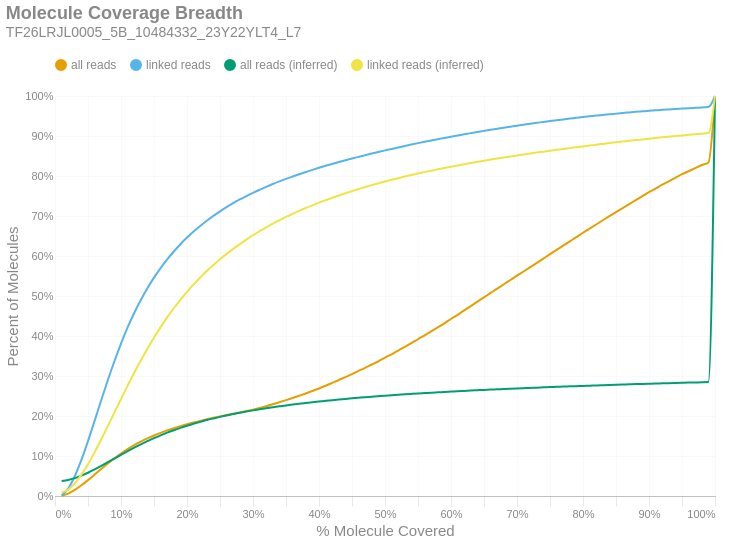

Notebook code cell kept with this figure:
### Markdown cell above
### Molecule Read Coverage
This chart shows molecule coverage breadth as computed by the number of bases aligned to that molecule. In other words, "*how much of each unique long molecule is actually sequenced/aligned?*" Keep in mind there is a distinction between sequences and alignments, since some sequences belonging to a particular molecule may not align well and wouldn't appear in the alignment data. This chart also shows molecule coverage breadth as computed by the *inferred fragment* from which the aligned sequences originate. Unlike read coverage, this calculation takes into account the total insert size, including unsequenced gaps between the forward and reverse reads. Like the previous figures, these are cumulative percents.

### Code cell
if SKIPLR:
    print_html(f"Skipped")
else:
    binned_df = consolidated_hist(valids['coverage_bp'], mask, 0.01, True)
    binned_df_inf = consolidated_hist(valids['coverage_inserts'], mask, 0.01, True)
    binned_df = binned_df.with_columns(pl.lit(binned_df_inf['all reads (cumsum)']).alias('all reads (inferred)'))
    binned_df = binned_df.with_columns(pl.lit(binned_df_inf['linked reads (cumsum)']).alias('linked reads (inferred)'))
    binned_df = binned_df.with_columns(
        (pl.col('bin').cast(pl.Float64) + 0.01).alias('right_edge')
    )

    with SafeRender(binned_df):
        (
            density_plot(binned_df, 'Molecule Coverage Breadth', samplename, 'molcov', ['all reads (inferred)','linked reads (inferred)'])
            .encode(
                #x=alt.X('bin:Q', title="% Molecule Covered").axis(format = '%').scale(padding=0),
                x=alt.X('right_edge:Q', title="% Molecule Covered").axis(format='%').scale(padding=0),
                y=alt.Y('value:Q', title='Percent of Molecules')
                    .axis(format='%')
                    .stack(False)
                    .scale(domainMin=0, padding=0),
                color=alt.Color("key:N").scale(domain = ["all reads", "linked reads", "all reads (inferred)", "linked reads (inferred)"]),
                tooltip = [
                    alt.Tooltip("key:N", title = "Data Type"),
                    alt.Tooltip("range_label:N", title="% Molecule Covered"),
                    alt.Tooltip("value:Q", format = ".2%", title="% Molecules")
                ]
            )
        ).display()

### Figure 1 — Vega-Lite specification as saved in the notebook (floating-point values rounded to 4 significant figures)
{"width": "container", "height": 400, "config": {"title": {"anchor": "start", "dy": -15, "fontSize": 18, "color": "#888888", "subtitleColor": "#888888", "subtitleFontSize": 14}, "arc": {"fill": "#0072B2"}, "axis": {"domainColor": "#888888", "domainWidth": 0.5, "gridWidth": 0.2, "grid": false, "titleFontWeight": 400, "titleFontSize": 15, "labelFontSize": 11, "labelColor": "#888888", "tickColor": "#888888", "tickWidth": 0.2, "titleColor": "#888888"}, "axisBand": {"grid": false}, "axisX": {"grid": true, "tickSize": 10, "domainCap": "round"}, "axisY": {"domain": false, "grid": true, "tickSize": 0, "domainCap": "round"}, "background": "transparent", "header": {"labelFontSize": 15, "labelColor": "#888888", "titleFontSize": 15, "titleFontWeight": 600, "titleColor": "#888888"}, "legend": {"labelFont": "sans-serif", "labelFontSize": 12, "labelColor": "#888888", "symbolSize": 100, "symbolType": "circle", "titleFontSize": 12, "titlePadding": 10, "titleColor": "#888888", "title": null, "orient": "top"}, "range": {"category": ["#E69F00", "#56B4E9", "#009E73", "#F0E442", "#0072B2", "#D55E00", "#CC79A7", "#000000"], "diverging": ["#cfe8f3", "#a2d4ec", "#73bfe2", "#46abdb", "#1696d2", "#12719e"]}, "area": {"fill": "#0072B2", "fillOpacity": 0.7, "line": true, "strokeOpacity": 0.7}, "line": {"color": "#0072B2", "stroke": "#0072B2", "strokeWidth": 2}, "trail": {"color": "#0072B2", "stroke": "#0072B2", "strokeWidth": 0, "size": 1}, "point": {"filled": true, "fillOpacity": 1.0, "size": 95}, "text": {"color": "#888888", "fontSize": 11, "align": "right", "fontWeight": 400, "size": 11}, "bar": {"fill": "#0072B2", "stroke": null}, "view": {"stroke": null, "continuousWidth": 660, "continuousHeight": 400}}, "data": {"name": "data-65772135593713beeb9e1d030a89137a"}, "mark": {"type": "line", "interpolate": "monotone", "point": {"opacity": 0, "size": 275}}, "encoding": {"color": {"field": "key", "scale": {"domain": ["all reads", "linked reads", "all reads (inferred)", "linked reads (inferred)"]}, "type": "nominal"}, "tooltip": [{"field": "key", "title": "Data Type", "type": "nominal"}, {"field": "range_label", "title": "% Molecule Covered", "type": "nominal"}, {"field": "value", "format": ".2%", "title": "% Molecules", "type": "quantitative"}], "x": {"axis": {"format": "%"}, "field": "right_edge", "scale": {"padding": 0}, "title": "% Molecule Covered", "type": "quantitative"}, "y": {"axis": {"format": "%"}, "field": "value", "scale": {"domainMin": 0, "padding": 0}, "stack": false, "title": "Percent of Molecules", "type": "quantitative"}}, "params": [{"name": "param_c36ac31b6afebe62", "select": {"type": "point", "fields": ["key"]}, "bind": "legend"}], "title": {"text": "Molecule Coverage Breadth", "subtitle": "TF26LRJL0005_5B_10484332_23Y22YLT4_L7"}, "transform": [{"fold": ["all reads (cumsum)", "linked reads (cumsum)", "all reads (inferred)", "linked reads (inferred)"]}, {"calculate": "replace(datum.key, ' (cumsum)', '')", "as": "key"}, {"filter": {"param": "param_c36ac31b6afebe62"}}], "usermeta": {"embedOptions": {"downloadFileName": "TF26LRJL0005_5B_10484332_23Y22YLT4_L7.molcov"}}, "$schema": "https://vega.github.io/schema/vega-lite/v6.4.1.json", "datasets": {"data-65772135593713beeb9e1d030a89137a": [{"bin": "0.0", "interval": "0.0-0.01", "all reads": 0.0006379, "linked reads": 0.001347, "all reads (cumsum)": 0.0006379, "linked reads (cumsum)": 0.001347, "range_label": "0.0-0.01", "all reads (inferred)": 0.03763, "linked reads (inferred)": 0.008869, "right_edge": 0.01}, {"bin": "0.01", "interval": "0.01-0.02", "all reads": 0.005441, "linked reads": 0.01708, "all reads (cumsum)": 0.006079, "linked reads (cumsum)": 0.01843, "range_label": "0.01-0.02", "all reads (inferred)": 0.04001, "linked reads (inferred)": 0.01602, "right_edge": 0.02}, {"bin": "0.02", "interval": "0.02-0.03", "all reads": 0.009233, "linked reads": 0.03149, "all reads (cumsum)": 0.01531, "linked reads (cumsum)": 0.04991, "range_label": "0.02-0.03", "all reads (inferred)": 0.0446, "linked reads (inferred)": 0.03156, "right_edge": 0.03}, {"bin": "0.03", "interval": "0.03-0.04", "all reads": 0.01139, "linked reads": 0.04049, "all reads (cumsum)": 0.0267, "linked reads (cumsum)": 0.0904, "range_label": "0.03-0.04", "all reads (inferred)": 0.05084, "linked reads (inferred)": 0.05339, "right_edge": 0.04}, {"bin": "0.04", "interval": "0.04-0.05", "all reads": 0.01296, "linked reads": 0.04686, "all reads (cumsum)": 0.03966, "linked reads (cumsum)": 0.1373, "range_label": "0.04-0.05", "all reads (inferred)": 0.05817, "linked reads (inferred)": 0.0794, "right_edge": 0.05}, {"bin": "0.05", "interval": "0.05-0.06", "all reads": 0.01384, "linked reads": 0.05044, "all reads (cumsum)": 0.0535, "linked reads (cumsum)": 0.1877, "range_label": "0.05-0.06", "all reads (inferred)": 0.06641, "linked reads (inferred)": 0.1091, "right_edge": 0.06}, {"bin": "0.06", "interval": "0.06-0.07", "all reads": 0.01411, "linked reads": 0.05167, "all reads (cumsum)": 0.0676, "linked reads (cumsum)": 0.2394, "range_label": "0.06-0.07", "all reads (inferred)": 0.07525, "linked reads (inferred)": 0.1411, "right_edge": 0.07}, {"bin": "0.07", "interval": "0.07-0.08", "all reads": 0.01363, "linked reads": 0.05007, "all reads (cumsum)": 0.08123, "linked reads (cumsum)": 0.2895, "range_label": "0.07-0.08", "all reads (inferred)": 0.08446, "linked reads (inferred)": 0.1747, "right_edge": 0.08}, {"bin": "0.08", "interval": "0.08-0.09", "all reads": 0.01292, "linked reads": 0.04743, "all reads (cumsum)": 0.09415, "linked reads (cumsum)": 0.3369, "range_label": "0.08-0.09", "all reads (inferred)": 0.09367, "linked reads (inferred)": 0.2085, "right_edge": 0.09}, {"bin": "0.09", "interval": "0.09-0.1", "all reads": 0.012, "linked reads": 0.0441, "all reads (cumsum)": 0.1062, "linked reads (cumsum)": 0.381, "range_label": "0.09-0.1", "all reads (inferred)": 0.1029, "linked reads (inferred)": 0.2423, "right_edge": 0.1}, {"bin": "0.1", "interval": "0.1-0.11", "all reads": 0.011, "linked reads": 0.04033, "all reads (cumsum)": 0.1172, "linked reads (cumsum)": 0.4213, "range_label": "0.1-0.11", "all reads (inferred)": 0.112, "linked reads (inferred)": 0.2759, "right_edge": 0.11}, {"bin": "0.11", "interval": "0.11-0.12", "all reads": 0.009898, "linked reads": 0.0363, "all reads (cumsum)": 0.1271, "linked reads (cumsum)": 0.4576, "range_label": "0.11-0.12", "all reads (inferred)": 0.1208, "linked reads (inferred)": 0.308, "right_edge": 0.12}, {"bin": "0.12", "interval": "0.12-0.13", "all reads": 0.008854, "linked reads": 0.03234, "all reads (cumsum)": 0.1359, "linked reads (cumsum)": 0.49, "range_label": "0.12-0.13", "all reads (inferred)": 0.1291, "linked reads (inferred)": 0.3387, "right_edge": 0.13}, {"bin": "0.13", "interval": "0.13-0.14", "all reads": 0.008081, "linked reads": 0.02947, "all reads (cumsum)": 0.144, "linked reads (cumsum)": 0.5194, "range_label": "0.13-0.14", "all reads (inferred)": 0.1371, "linked reads (inferred)": 0.3682, "right_edge": 0.14}, {"bin": "0.14", "interval": "0.14-0.15", "all reads": 0.007289, "linked reads": 0.02653, "all reads (cumsum)": 0.1513, "linked reads (cumsum)": 0.5459, "range_label": "0.14-0.15", "all reads (inferred)": 0.1446, "linked reads (inferred)": 0.396, "right_edge": 0.15}, {"bin": "0.15", "interval": "0.15-0.16", "all reads": 0.006644, "linked reads": 0.02395, "all reads (cumsum)": 0.1579, "linked reads (cumsum)": 0.5699, "range_label": "0.15-0.16", "all reads (inferred)": 0.1517, "linked reads (inferred)": 0.4221, "right_edge": 0.16}, {"bin": "0.16", "interval": "0.16-0.17", "all reads": 0.006013, "linked reads": 0.02162, "all reads (cumsum)": 0.1639, "linked reads (cumsum)": 0.5915, "range_label": "0.16-0.17", "all reads (inferred)": 0.1584, "linked reads (inferred)": 0.4467, "right_edge": 0.17}, {"bin": "0.17", "interval": "0.17-0.18", "all reads": 0.005522, "linked reads": 0.01975, "all reads (cumsum)": 0.1695, "linked reads (cumsum)": 0.6113, "range_label": "0.17-0.18", "all reads (inferred)": 0.1645, "linked reads (inferred)": 0.4693, "right_edge": 0.18}, {"bin": "0.18", "interval": "0.18-0.19", "all reads": 0.005134, "linked reads": 0.01823, "all reads (cumsum)": 0.1746, "linked reads (cumsum)": 0.6295, "range_label": "0.18-0.19", "all reads (inferred)": 0.1703, "linked reads (inferred)": 0.4905, "right_edge": 0.19}, {"bin": "0.19", "interval": "0.19-0.2", "all reads": 0.004725, "linked reads": 0.01656, "all reads (cumsum)": 0.1793, "linked reads (cumsum)": 0.6461, "range_label": "0.19-0.2", "all reads (inferred)": 0.1756, "linked reads (inferred)": 0.5103, "right_edge": 0.2}, {"bin": "0.2", "interval": "0.2-0.21", "all reads": 0.004417, "linked reads": 0.01532, "all reads (cumsum)": 0.1837, "linked reads (cumsum)": 0.6614, "range_label": "0.2-0.21", "all reads (inferred)": 0.1807, "linked reads (inferred)": 0.529, "right_edge": 0.21}, {"bin": "0.21", "interval": "0.21-0.22", "all reads": 0.004067, "linked reads": 0.01384, "all reads (cumsum)": 0.1878, "linked reads (cumsum)": 0.6752, "range_label": "0.21-0.22", "all reads (inferred)": 0.1853, "linked reads (inferred)": 0.5461, "right_edge": 0.22}, {"bin": "0.22", "interval": "0.22-0.23", "all reads": 0.003884, "linked reads": 0.01289, "all reads (cumsum)": 0.1917, "linked reads (cumsum)": 0.6881, "range_label": "0.22-0.23", "all reads (inferred)": 0.1898, "linked reads (inferred)": 0.5627, "right_edge": 0.23}, {"bin": "0.23", "interval": "0.23-0.24", "all reads": 0.003735, "linked reads": 0.0121, "all reads (cumsum)": 0.1954, "linked reads (cumsum)": 0.7002, "range_label": "0.23-0.24", "all reads (inferred)": 0.1939, "linked reads (inferred)": 0.5777, "right_edge": 0.24}, {"bin": "0.24", "interval": "0.24-0.25", "all reads": 0.003612, "linked reads": 0.01141, "all reads (cumsum)": 0.199, "linked reads (cumsum)": 0.7116, "range_label": "0.24-0.25", "all reads (inferred)": 0.1978, "linked reads (inferred)": 0.5921, "right_edge": 0.25}, {"bin": "0.25", "interval": "0.25-0.26", "all reads": 0.003367, "linked reads": 0.01052, "all reads (cumsum)": 0.2024, "linked reads (cumsum)": 0.7221, "range_label": "0.25-0.26", "all reads (inferred)": 0.2014, "linked reads (inferred)": 0.6053, "right_edge": 0.26}, {"bin": "0.26", "interval": "0.26-0.27", "all reads": 0.003329, "linked reads": 0.009962, "all reads (cumsum)": 0.2057, "linked reads (cumsum)": 0.7321, "range_label": "0.26-0.27", "all reads (inferred)": 0.2048, "linked reads (inferred)": 0.6179, "right_edge": 0.27}, {"bin": "0.27", "interval": "0.27-0.28", "all reads": 0.003251, "linked reads": 0.009223, "all reads (cumsum)": 0.209, "linked reads (cumsum)": 0.7413, "range_label": "0.27-0.28", "all reads (inferred)": 0.2081, "linked reads (inferred)": 0.6298, "right_edge": 0.28}, {"bin": "0.28", "interval": "0.28-0.29", "all reads": 0.003304, "linked reads": 0.008515, "all reads (cumsum)": 0.2123, "linked reads (cumsum)": 0.7498, "range_label": "0.28-0.29", "all reads (inferred)": 0.2111, "linked reads (inferred)": 0.6411, "right_edge": 0.29}, {"bin": "0.29", "interval": "0.29-0.3", "all reads": 0.00372, "linked reads": 0.008088, "all reads (cumsum)": 0.216, "linked reads (cumsum)": 0.7579, "range_label": "0.29-0.3", "all reads (inferred)": 0.2141, "linked reads (inferred)": 0.6519, "right_edge": 0.3}, {"bin": "0.3", "interval": "0.3-0.31", "all reads": 0.004059, "linked reads": 0.007657, "all reads (cumsum)": 0.2201, "linked reads (cumsum)": 0.7656, "range_label": "0.3-0.31", "all reads (inferred)": 0.2168, "linked reads (inferred)": 0.662, "right_edge": 0.31}, {"bin": "0.31", "interval": "0.31-0.32", "all reads": 0.004513, "linked reads": 0.007434, "all reads (cumsum)": 0.2246, "linked reads (cumsum)": 0.773, "range_label": "0.31-0.32", "all reads (inferred)": 0.2195, "linked reads (inferred)": 0.6717, "right_edge": 0.32}, {"bin": "0.32", "interval": "0.32-0.33", "all reads": 0.00485, "linked reads": 0.006971, "all reads (cumsum)": 0.2294, "linked reads (cumsum)": 0.78, "range_label": "0.32-0.33", "all reads (inferred)": 0.222, "linked reads (inferred)": 0.681, "right_edge": 0.33}, {"bin": "0.33", "interval": "0.33-0.34", "all reads": 0.005015, "linked reads": 0.006557, "all reads (cumsum)": 0.2344, "linked reads (cumsum)": 0.7865, "range_label": "0.33-0.34", "all reads (inferred)": 0.2243, "linked reads (inferred)": 0.6894, "right_edge": 0.34}, {"bin": "0.34", "interval": "0.34-0.35", "all reads": 0.005252, "linked reads": 0.006233, "all reads (cumsum)": 0.2397, "linked reads (cumsum)": 0.7928, "range_label": "0.34-0.35", "all reads (inferred)": 0.2265, "linked reads (inferred)": 0.6977, "right_edge": 0.35}, {"bin": "0.35", "interval": "0.35-0.36", "all reads": 0.005413, "linked reads": 0.00594, "all reads (cumsum)": 0.2451, "linked reads (cumsum)": 0.7987, "range_label": "0.35-0.36", "all reads (inferred)": 0.2287, "linked reads (inferred)": 0.7054, "right_edge": 0.36}, {"bin": "0.36", "interval": "0.36-0.37", "all reads": 0.005583, "linked reads": 0.0058, "all reads (cumsum)": 0.2507, "linked reads (cumsum)": 0.8045, "range_label": "0.36-0.37", "all reads (inferred)": 0.2307, "linked reads (inferred)": 0.7129, "right_edge": 0.37}, {"bin": "0.37", "interval": "0.37-0.38", "all reads": 0.005709, "linked reads": 0.005585, "all reads (cumsum)": 0.2564, "linked reads (cumsum)": 0.8101, "range_label": "0.37-0.38", "all reads (inferred)": 0.2326, "linked reads (inferred)": 0.72, "right_edge": 0.38}, {"bin": "0.38", "interval": "0.38-0.39", "all reads": 0.00599, "linked reads": 0.005241, "all reads (cumsum)": 0.2624, "linked reads (cumsum)": 0.8153, "range_label": "0.38-0.39", "all reads (inferred)": 0.2345, "linked reads (inferred)": 0.7267, "right_edge": 0.39}, {"bin": "0.39", "interval": "0.39-0.4", "all reads": 0.006404, "linked reads": 0.005162, "all reads (cumsum)": 0.2688, "linked reads (cumsum)": 0.8205, "range_label": "0.39-0.4", "all reads (inferred)": 0.2363, "linked reads (inferred)": 0.7333, "right_edge": 0.4}, {"bin": "0.4", "interval": "0.4-0.41", "all reads": 0.006772, "linked reads": 0.00496, "all reads (cumsum)": 0.2756, "linked reads (cumsum)": 0.8255, "range_label": "0.4-0.41", "all reads (inferred)": 0.238, "linked reads (inferred)": 0.7395, "right_edge": 0.41}, {"bin": "0.41", "interval": "0.41-0.42", "all reads": 0.007161, "linked reads": 0.004743, "all reads (cumsum)": 0.2827, "linked reads (cumsum)": 0.8302, "range_label": "0.41-0.42", "all reads (inferred)": 0.2397, "linked reads (inferred)": 0.7456, "right_edge": 0.42}, {"bin": "0.42", "interval": "0.42-0.43", "all reads": 0.007278, "linked reads": 0.004585, "all reads (cumsum)": 0.29, "linked reads (cumsum)": 0.8348, "range_label": "0.42-0.43", "all reads (inferred)": 0.2412, "linked reads (inferred)": 0.7514, "right_edge": 0.43}, {"bin": "0.43", "interval": "0.43-0.44", "all reads": 0.007331, "linked reads": 0.004441, "all reads (cumsum)": 0.2973, "linked reads (cumsum)": 0.8392, "range_label": "0.43-0.44", "all reads (inferred)": 0.2428, "linked reads (inferred)": 0.7569, "right_edge": 0.44}, {"bin": "0.44", "interval": "0.44-0.45", "all reads": 0.007582, "linked reads": 0.004338, "all reads (cumsum)": 0.3049, "linked reads (cumsum)": 0.8436, "range_label": "0.44-0.45", "all reads (inferred)": 0.2442, "linked reads (inferred)": 0.7622, "right_edge": 0.45}, {"bin": "0.45", "interval": "0.45-0.46", "all reads": 0.007789, "linked reads": 0.004237, "all reads (cumsum)": 0.3127, "linked reads (cumsum)": 0.8478, "range_label": "0.45-0.46", "all reads (inferred)": 0.2456, "linked reads (inferred)": 0.7673, "right_edge": 0.46}, {"bin": "0.46", "interval": "0.46-0.47", "all reads": 0.007812, "linked reads": 0.004185, "all reads (cumsum)": 0.3205, "linked reads (cumsum)": 0.852, "range_label": "0.46-0.47", "all reads (inferred)": 0.247, "linked reads (inferred)": 0.7724, "right_edge": 0.47}, {"bin": "0.47", "interval": "0.47-0.48", "all reads": 0.008213, "linked reads": 0.004064, "all reads (cumsum)": 0.3287, "linked reads (cumsum)": 0.8561, "range_label": "0.47-0.48", "all reads (inferred)": 0.2483, "linked reads (inferred)": 0.7772, "right_edge": 0.48}, {"bin": "0.48", "interval": "0.48-0.49", "all reads": 0.008076, "linked reads": 0.003953, "all reads (cumsum)": 0.3368, "linked reads (cumsum)": 0.86, "range_label": "0.48-0.49", "all reads (inferred)": 0.2496, "linked reads (inferred)": 0.7817, "right_edge": 0.49}, {"bin": "0.49", "interval": "0.49-0.5", "all reads": 0.009261, "linked reads": 0.004053, "all reads (cumsum)": 0.3461, "linked reads (cumsum)": 0.8641, "range_label": "0.49-0.5", "all reads (inferred)": 0.2508, "linked reads (inferred)": 0.7862, "right_edge": 0.5}, {"bin": "0.5", "interval": "0.5-0.51", "all reads": 0.008159, "linked reads": 0.003639, "all reads (cumsum)": 0.3542, "linked reads (cumsum)": 0.8677, "range_label": "0.5-0.51", "all reads (inferred)": 0.252, "linked reads (inferred)": 0.7905, "right_edge": 0.51}, {"bin": "0.51", "interval": "0.51-0.52", "all reads": 0.00937, "linked reads": 0.003751, "all reads (cumsum)": 0.3636, "linked reads (cumsum)": 0.8715, "range_label": "0.51-0.52", "all reads (inferred)": 0.2531, "linked reads (inferred)": 0.7946, "right_edge": 0.52}, {"bin": "0.52", "interval": "0.52-0.53", "all reads": 0.009237, "linked reads": 0.003636, "all reads (cumsum)": 0.3728, "linked reads (cumsum)": 0.8751, "range_label": "0.52-0.53", "all reads (inferred)": 0.2542, "linked reads (inferred)": 0.7986, "right_edge": 0.53}, {"bin": "0.53", "interval": "0.53-0.54", "all reads": 0.009537, "linked reads": 0.003562, "all reads (cumsum)": 0.3824, "linked reads (cumsum)": 0.8787, "range_label": "0.53-0.54", "all reads (inferred)": 0.2553, "linked reads (inferred)": 0.8025, "right_edge": 0.54}, {"bin": "0.54", "interval": "0.54-0.55", "all reads": 0.009518, "linked reads": 0.003478, "all reads (cumsum)": 0.3919, "linked reads (cumsum)": 0.8821, "range_label": "0.54-0.55", "all reads (inferred)": 0.2563, "linked reads (inferred)": 0.8062, "right_edge": 0.55}, {"bin": "0.55", "interval": "0.55-0.56", "all reads": 0.009911, "linked reads": 0.003418, "all reads (cumsum)": 0.4018, "linked reads (cumsum)": 0.8856, "range_label": "0.55-0.56", "all reads (inferred)": 0.2573, "linked reads (inferred)": 0.8098, "right_edge": 0.56}, {"bin": "0.56", "interval": "0.56-0.57", "all reads": 0.009761, "linked reads": 0.003303, "all reads (cumsum)": 0.4116, "linked reads (cumsum)": 0.8889, "range_label": "0.56-0.57", "all reads (inferred)": 0.2583, "linked reads (inferred)": 0.8133, "right_edge": 0.57}, {"bin": "0.57", "interval": "0.57-0.58", "all reads": 0.009937, "linked reads": 0.003164, "all reads (cumsum)": 0.4215, "linked reads (cumsum)": 0.892, "range_label": "0.57-0.58", "all reads (inferred)": 0.2592, "linked reads (inferred)": 0.8167, "right_edge": 0.58}, {"bin": "0.58", "interval": "0.58-0.59", "all reads": 0.01026, "linked reads": 0.003138, "all reads (cumsum)": 0.4318, "linked reads (cumsum)": 0.8952, "range_label": "0.58-0.59", "all reads (inferred)": 0.2602, "linked reads (inferred)": 0.8201, "right_edge": 0.59}, {"bin": "0.59", "interval": "0.59-0.6", "all reads": 0.01076, "linked reads": 0.003076, "all reads (cumsum)": 0.4425, "linked reads (cumsum)": 0.8982, "range_label": "0.59-0.6", "all reads (inferred)": 0.2611, "linked reads (inferred)": 0.8232, "right_edge": 0.6}, {"bin": "0.6", "interval": "0.6-0.61", "all reads": 0.01047, "linked reads": 0.002967, "all reads (cumsum)": 0.453, "linked reads (cumsum)": 0.9012, "range_label": "0.6-0.61", "all reads (inferred)": 0.2619, "linked reads (inferred)": 0.8264, "right_edge": 0.61}, {"bin": "0.61", "interval": "0.61-0.62", "all reads": 0.01112, "linked reads": 0.003055, "all reads (cumsum)": 0.4641, "linked reads (cumsum)": 0.9043, "range_label": "0.61-0.62", "all reads (inferred)": 0.2628, "linked reads (inferred)": 0.8295, "right_edge": 0.62}, {"bin": "0.62", "interval": "0.62-0.63", "all reads": 0.01077, "linked reads": 0.002921, "all reads (cumsum)": 0.4749, "linked reads (cumsum)": 0.9072, "range_label": "0.62-0.63", "all reads (inferred)": 0.2636, "linked reads (inferred)": 0.8326, "right_edge": 0.63}, {"bin": "0.63", "interval": "0.63-0.64", "all reads": 0.01088, "linked reads": 0.00281, "all reads (cumsum)": 0.4857, "linked reads (cumsum)": 0.91, "range_label": "0.63-0.64", "all reads (inferred)": 0.2645, "linked reads (inferred)": 0.8354, "right_edge": 0.64}, {"bin": "0.64", "interval": "0.64-0.65", "all reads": 0.01076, "linked reads": 0.002858, "all reads (cumsum)": 0.4965, "linked reads (cumsum)": 0.9128, "range_label": "0.64-0.65", "all reads (inferred)": 0.2653, "linked reads (inferred)": 0.8383, "right_edge": 0.65}, {"bin": "0.65", "interval": "0.65-0.66", "all reads": 0.01119, "linked reads": 0.002774, "all reads (cumsum)": 0.5077, "linked reads (cumsum)": 0.9156, "range_label": "0.65-0.66", "all reads (inferred)": 0.266, "linked reads (inferred)": 0.841, "right_edge": 0.66}, {"bin": "0.66", "interval": "0.66-0.67", "all reads": 0.01067, "linked reads": 0.002575, "all reads (cumsum)": 0.5184, "linked reads (cumsum)": 0.9182, "range_label": "0.66-0.67", "all reads (inferred)": 0.2667, "linked reads (inferred)": 0.8436, "right_edge": 0.67}, {"bin": "0.67", "interval": "0.67-0.68", "all reads": 0.01091, "linked reads": 0.002686, "all reads (cumsum)": 0.5293, "linked reads (cumsum)": 0.9209, "range_label": "0.67-0.68", "all reads (inferred)": 0.2675, "linked reads (inferred)": 0.8463, "right_edge": 0.68}, {"bin": "0.68", "interval": "0.68-0.69", "all reads": 0.01076, "linked reads": 0.00247, "all reads (cumsum)": 0.54, "linked reads (cumsum)": 0.9233, "range_label": "0.68-0.69", "all reads (inferred)": 0.2682, "linked reads (inferred)": 0.8488, "right_edge": 0.69}, {"bin": "0.69", "interval": "0.69-0.7", "all reads": 0.01084, "linked reads": 0.002504, "all reads (cumsum)": 0.5509, "linked reads (cumsum)": 0.9259, "range_label": "0.69-0.7", "all reads (inferred)": 0.2689, "linked reads (inferred)": 0.8513, "right_edge": 0.7}, {"bin": "0.7", "interval": "0.7-0.71", "all reads": 0.01046, "linked reads": 0.002369, "all reads (cumsum)": 0.5613, "linked reads (cumsum)": 0.9282, "range_label": "0.7-0.71", "all reads (inferred)": 0.2696, "linked reads (inferred)": 0.8538, "right_edge": 0.71}, {"bin": "0.71", "interval": "0.71-0.72", "all reads": 0.01068, "linked reads": 0.002402, "all reads (cumsum)": 0.572, "linked reads (cumsum)": 0.9306, "range_label": "0.71-0.72", "all reads (inferred)": 0.2703, "linked reads (inferred)": 0.8562, "right_edge": 0.72}, {"bin": "0.72", "interval": "0.72-0.73", "all reads": 0.01085, "linked reads": 0.002296, "all reads (cumsum)": 0.5829, "linked reads (cumsum)": 0.9329, "range_label": "0.72-0.73", "all reads (inferred)": 0.2709, "linked reads (inferred)": 0.8585, "right_edge": 0.73}, {"bin": "0.73", "interval": "0.73-0.74", "all reads": 0.01067, "linked reads": 0.00213, "all reads (cumsum)": 0.5935, "linked reads (cumsum)": 0.9351, "range_label": "0.73-0.74", "all reads (inferred)": 0.2716, "linked reads (inferred)": 0.8608, "right_edge": 0.74}, {"bin": "0.74", "interval": "0.74-0.75", "all reads": 0.01114, "linked reads": 0.002236, "all reads (cumsum)": 0.6047, "linked reads (cumsum)": 0.9373, "range_label": "0.74-0.75", "all reads (inferred)": 0.2722, "linked reads (inferred)": 0.8632, "right_edge": 0.75}, {"bin": "0.75", "interval": "0.75-0.76", "all reads": 0.01052, "linked reads": 0.002145, "all reads (cumsum)": 0.6152, "linked reads (cumsum)": 0.9394, "range_label": "0.75-0.76", "all reads (inferred)": 0.2728, "linked reads (inferred)": 0.8654, "right_edge": 0.76}, {"bin": "0.76", "interval": "0.76-0.77", "all reads": 0.01075, "linked reads": 0.002044, "all reads (cumsum)": 0.6259, "linked reads (cumsum)": 0.9415, "range_label": "0.76-0.77", "all reads (inferred)": 0.2735, "linked reads (inferred)": 0.8676, "right_edge": 0.77}, {"bin": "0.77", "interval": "0.77-0.78", "all reads": 0.0106, "linked reads": 0.001996, "all reads (cumsum)": 0.6365, "linked reads (cumsum)": 0.9435, "range_label": "0.77-0.78", "all reads (inferred)": 0.2741, "linked reads (inferred)": 0.8697, "right_edge": 0.78}, {"bin": "0.78", "interval": "0.78-0.79", "all reads": 0.01044, "linked reads": 0.001955, "all reads (cumsum)": 0.647, "linked reads (cumsum)": 0.9454, "range_label": "0.78-0.79", "all reads (inferred)": 0.2747, "linked reads (inferred)": 0.8719, "right_edge": 0.79}, {"bin": "0.79", "interval": "0.79-0.8", "all reads": 0.01116, "linked reads": 0.002006, "all reads (cumsum)": 0.6581, "linked reads (cumsum)": 0.9474, "range_label": "0.79-0.8", "all reads (inferred)": 0.2753, "linked reads (inferred)": 0.874, "right_edge": 0.8}, {"bin": "0.8", "interval": "0.8-0.81", "all reads": 0.01025, "linked reads": 0.001762, "all reads (cumsum)": 0.6684, "linked reads (cumsum)": 0.9492, "range_label": "0.8-0.81", "all reads (inferred)": 0.2759, "linked reads (inferred)": 0.876, "right_edge": 0.81}, {"bin": "0.81", "interval": "0.81-0.82", "all reads": 0.01039, "linked reads": 0.001781, "all reads (cumsum)": 0.6788, "linked reads (cumsum)": 0.951, "range_label": "0.81-0.82", "all reads (inferred)": 0.2765, "linked reads (inferred)": 0.8782, "right_edge": 0.82}, {"bin": "0.82", "interval": "0.82-0.83", "all reads": 0.01063, "linked reads": 0.001756, "all reads (cumsum)": 0.6894, "linked reads (cumsum)": 0.9527, "range_label": "0.82-0.83", "all reads (inferred)": 0.277, "linked reads (inferred)": 0.8803, "right_edge": 0.83}, {"bin": "0.83", "interval": "0.83-0.84", "all reads": 0.01027, "linked reads": 0.001629, "all reads (cumsum)": 0.6997, "linked reads (cumsum)": 0.9544, "range_label": "0.83-0.84", "all reads (inferred)": 0.2776, "linked reads (inferred)": 0.8823, "right_edge": 0.84}, {"bin": "0.84", "interval": "0.84-0.85", "all reads": 0.0101, "linked reads": 0.001582, "all reads (cumsum)": 0.7098, "linked reads (cumsum)": 0.9559, "range_label": "0.84-0.85", "all reads (inferred)": 0.2781, "linked reads (inferred)": 0.8842, "right_edge": 0.85}, {"bin": "0.85", "interval": "0.85-0.86", "all reads": 0.01006, "linked reads": 0.001595, "all reads (cumsum)": 0.7198, "linked reads (cumsum)": 0.9575, "range_label": "0.85-0.86", "all reads (inferred)": 0.2787, "linked reads (inferred)": 0.8861, "right_edge": 0.86}, {"bin": "0.86", "interval": "0.86-0.87", "all reads": 0.009867, "linked reads": 0.001416, "all reads (cumsum)": 0.7297, "linked reads (cumsum)": 0.959, "range_label": "0.86-0.87", "all reads (inferred)": 0.2792, "linked reads (inferred)": 0.8879, "right_edge": 0.87}, {"bin": "0.87", "interval": "0.87-0.88", "all reads": 0.01006, "linked reads": 0.001423, "all reads (cumsum)": 0.7397, "linked reads (cumsum)": 0.9604, "range_label": "0.87-0.88", "all reads (inferred)": 0.2797, "linked reads (inferred)": 0.8898, "right_edge": 0.88}, {"bin": "0.88", "interval": "0.88-0.89", "all reads": 0.009777, "linked reads": 0.001299, "all reads (cumsum)": 0.7495, "linked reads (cumsum)": 0.9617, "range_label": "0.88-0.89", "all reads (inferred)": 0.2802, "linked reads (inferred)": 0.8915, "right_edge": 0.89}, {"bin": "0.89", "interval": "0.89-0.9", "all reads": 0.009892, "linked reads": 0.001284, "all reads (cumsum)": 0.7594, "linked reads (cumsum)": 0.963, "range_label": "0.89-0.9", "all reads (inferred)": 0.2807, "linked reads (inferred)": 0.8933, "right_edge": 0.9}, {"bin": "0.9", "interval": "0.9-0.91", "all reads": 0.009022, "linked reads": 0.001156, "all reads (cumsum)": 0.7684, "linked reads (cumsum)": 0.9641, "range_label": "0.9-0.91", "all reads (inferred)": 0.2812, "linked reads (inferred)": 0.8951, "right_edge": 0.91}, {"bin": "0.91", "interval": "0.91-0.92", "all reads": 0.009992, "linked reads": 0.00122, "all reads (cumsum)": 0.7784, "linked reads (cumsum)": 0.9653, "range_label": "0.91-0.92", "all reads (inferred)": 0.2817, "linked reads (inferred)": 0.8967, "right_edge": 0.92}, {"bin": "0.92", "interval": "0.92-0.93", "all reads": 0.008287, "linked reads": 0.001091, "all reads (cumsum)": 0.7867, "linked reads (cumsum)": 0.9664, "range_label": "0.92-0.93", "all reads (inferred)": 0.2821, "linked reads (inferred)": 0.8983, "right_edge": 0.93}, {"bin": "0.93", "interval": "0.93-0.94", "all reads": 0.008713, "linked reads": 0.001108, "all reads (cumsum)": 0.7954, "linked reads (cumsum)": 0.9675, "range_label": "0.93-0.94", "all reads (inferred)": 0.2826, "linked reads (inferred)": 0.8999, "right_edge": 0.94}, {"bin": "0.94", "interval": "0.94-0.95", "all reads": 0.009054, "linked reads": 0.00102, "all reads (cumsum)": 0.8045, "linked reads (cumsum)": 0.9686, "range_label": "0.94-0.95", "all reads (inferred)": 0.283, "linked reads (inferred)": 0.9014, "right_edge": 0.95}, {"bin": "0.95", "interval": "0.95-0.96", "all reads": 0.007358, "linked reads": 0.001032, "all reads (cumsum)": 0.8118, "linked reads (cumsum)": 0.9696, "range_label": "0.95-0.96", "all reads (inferred)": 0.2835, "linked reads (inferred)": 0.9029, "right_edge": 0.96}, {"bin": "0.96", "interval": "0.96-0.97", "all reads": 0.007932, "linked reads": 0.000897, "all reads (cumsum)": 0.8198, "linked reads (cumsum)": 0.9705, "range_label": "0.96-0.97", "all reads (inferred)": 0.2839, "linked reads (inferred)": 0.9044, "right_edge": 0.97}, {"bin": "0.97", "interval": "0.97-0.98", "all reads": 0.00765, "linked reads": 0.0008612, "all reads (cumsum)": 0.8274, "linked reads (cumsum)": 0.9713, "range_label": "0.97-0.98", "all reads (inferred)": 0.2843, "linked reads (inferred)": 0.9059, "right_edge": 0.98}, {"bin": "0.98", "interval": "0.98-0.99", "all reads": 0.006542, "linked reads": 0.0009161, "all reads (cumsum)": 0.834, "linked reads (cumsum)": 0.9723, "range_label": "0.98-0.99", "all reads (inferred)": 0.2848, "linked reads (inferred)": 0.9074, "right_edge": 0.99}, {"bin": "0.99", "interval": "0.99-1.0", "all reads": 0.166, "linked reads": 0.02774, "all reads (cumsum)": 1.0, "linked reads (cumsum)": 1.0, "range_label": "0.99-1.0", "all reads (inferred)": 1.0, "linked reads (inferred)": 1.0, "right_edge": 1.0}]}}
